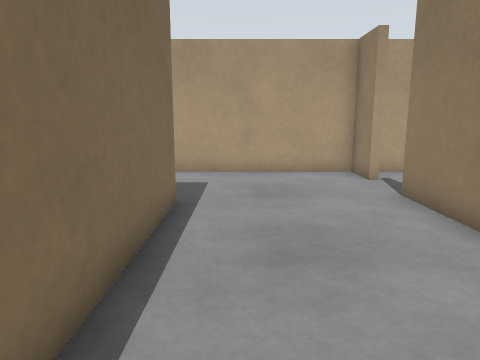
view 1 (above)

19 first-person views from a walk through a world built for the Gazebo simulator. The camera is 0.94 m above the floor, tilts 10° down and sees 70° across. The floor is counted in squares, 0.5 m on a side. Each view is taken from the middle of a square. On the plan, view 1 faces up. The plan holds only what a view shows up to about 17 squares ahead; the rest is blank. The place goes on beyond the plan. Simple shapes stand in for some stock models. Surface patterns are stand-ins for the level's own textures.

view 2
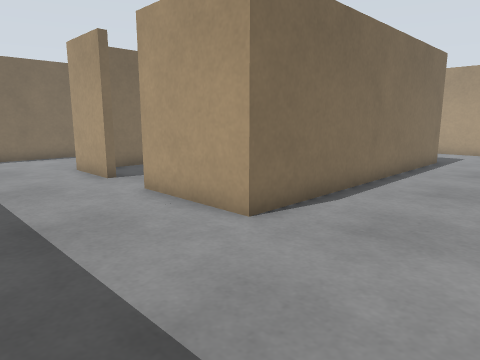

view 3
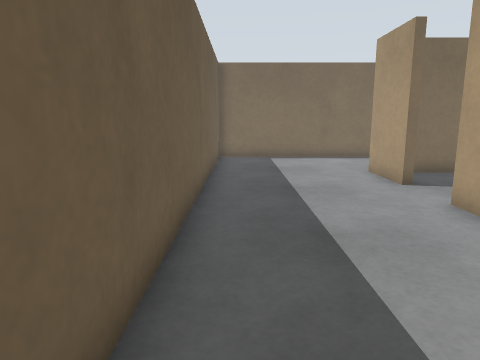

view 4
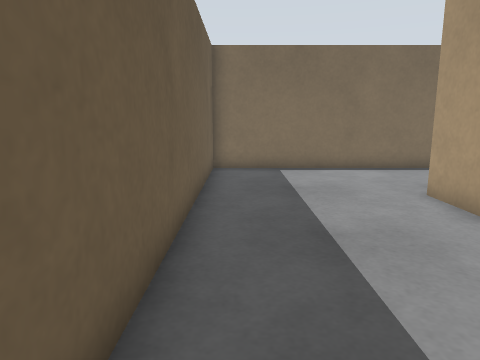

view 5
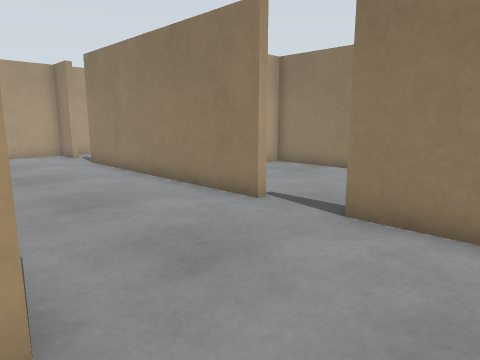

view 6
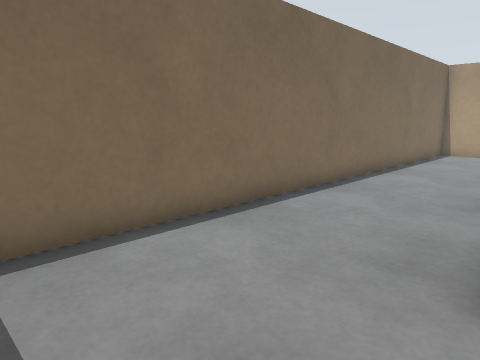

view 7
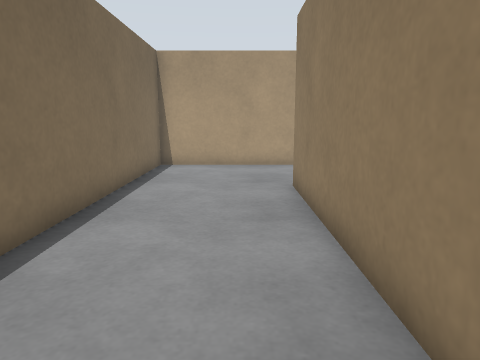

view 8
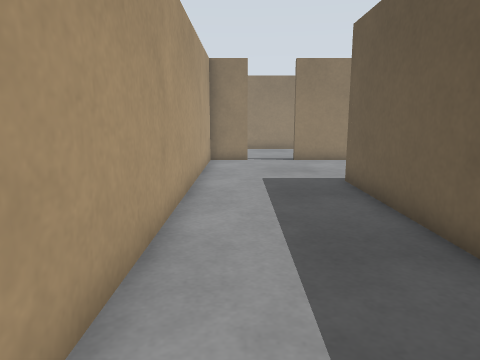

view 9
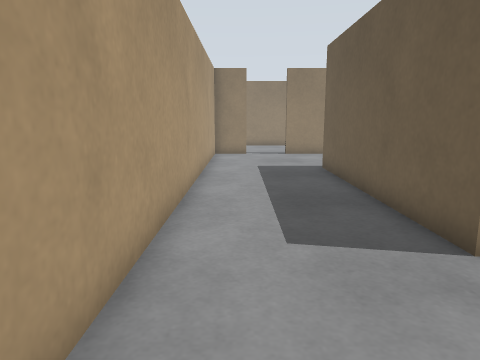

view 10
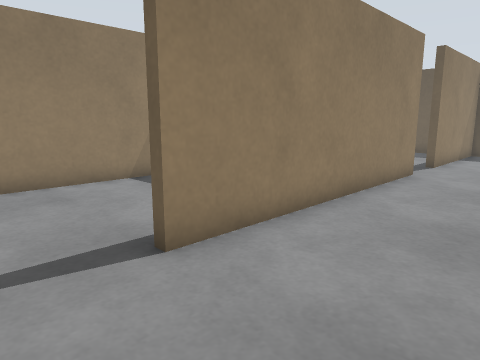

view 11
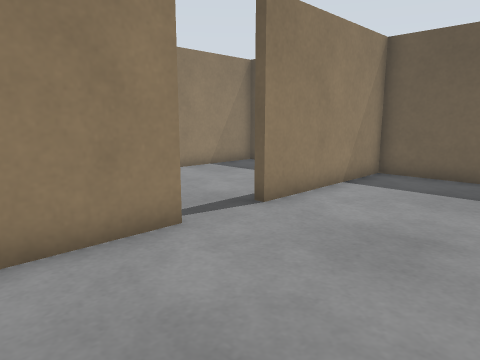

view 12
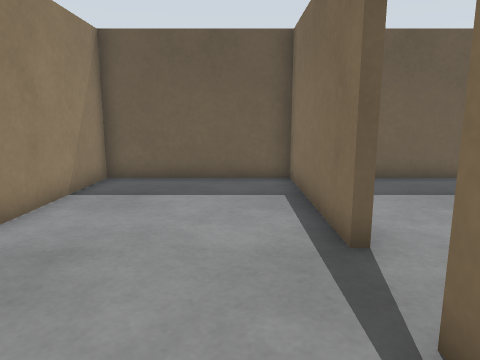

view 13
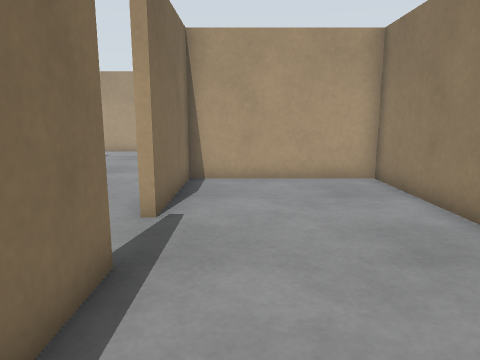

view 14
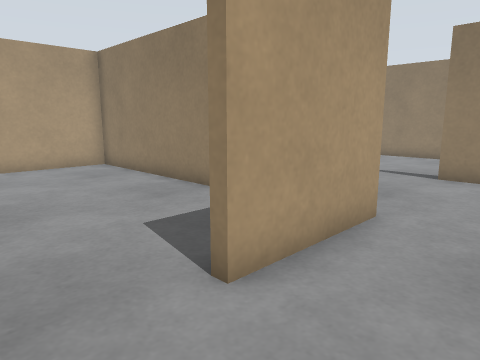

view 15
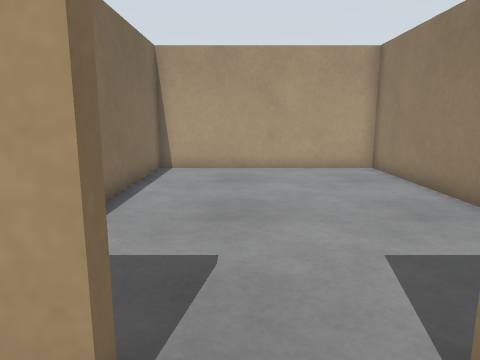

view 16
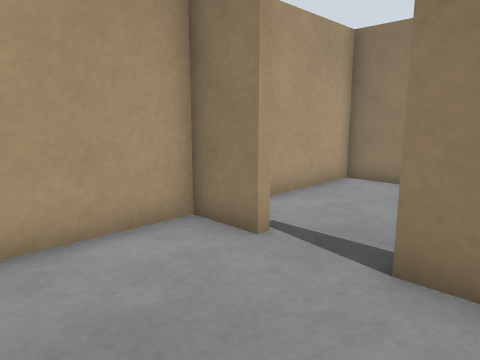

view 17
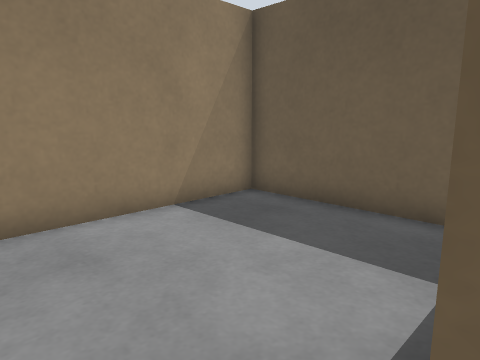

view 18
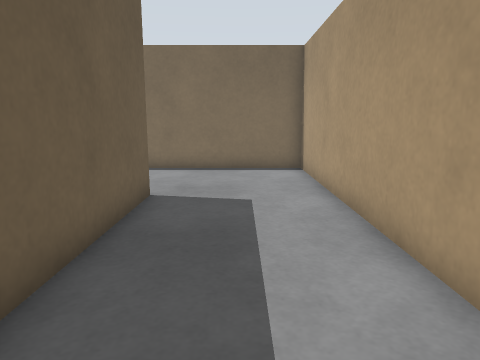

view 19
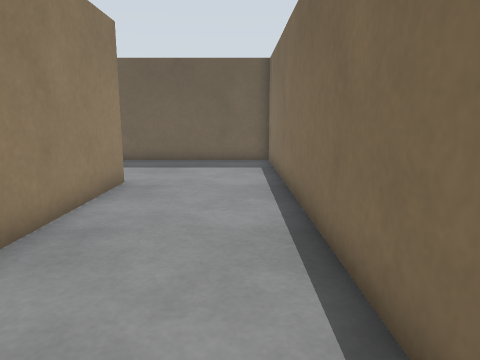

### Floor plan
Points are (right, up) in squares from view 1. A wall is a line through its corners. A room is listed if a view was taken in it or the views show most of it. See-through windows are left out.
Room 1 (views 1, 2, 3, 4, 5, 6, 7, 8, 9, 10, 11, 14, 15, 16, 18, 19)
walls: (-7.8, -3.9) (-7.8, -4.3) (-10.5, -4.3) (-10.5, 7.7) (-1.5, 7.7) (-1.5, -4.3) (-5.5, -4.3) (-5.5, -3.9); (4.1, -1.6) (4.1, 8.5); (4.1, 10.6) (4.1, 12.4) (-15.3, 12.4) (-15.3, -10) (4.1, -10) (4.1, -3.8)
ways out: opening at (4, -2.5) to room 2; opening at (4, 9.5) to room 3; opening at (-6.5, -4) to room 4
Room 2 (views 12, 13)
walls: (4.4, -3.8) (4.4, -10) (10.3, -10) (10.3, -5); (10.3, -2.2) (10.3, 2.9) (4.4, 2.9) (4.4, -1.6)
ways out: opening at (4, -2.5) to room 1
Room 3 (view 17)
walls: (5.5, 3.2) (10.3, 3.2) (10.3, 12.4) (5, 12.4)
ways out: opening at (4, 9.5) to room 1
Room 4 (no view inside)
walls: (-1.8, 0.4) (-1.8, 7.4) (-10.2, 7.4) (-10.2, 1.8); (-10.2, -1.2) (-10.2, -2.9)
ways out: opening at (-6.5, -4) to room 1

Where each view was taken, in squares from view 1:
view 1: 0 up, 0 right, facing up
view 2: 9 down, 3 right, facing up-left
view 3: 9 down, 2 right, facing left
view 4: 9 down, 2 left, facing left
view 5: 7 down, 2 left, facing up-right
view 6: 8 down, 10 left, facing up-left
view 7: 2 down, 12 left, facing up
view 8: 11 up, 12 left, facing right
view 9: 11 up, 15 left, facing right
view 10: 11 up, 0 right, facing down-right
view 11: 2 up, 1 left, facing down-right
view 12: 1 up, 6 right, facing down
view 13: 8 down, 6 right, facing up
view 14: 7 down, 8 left, facing up-right
view 15: 6 down, 7 left, facing up
view 16: 7 up, 0 right, facing up-right
view 17: 10 up, 4 right, facing down-right
view 18: 10 up, 2 left, facing left
view 19: 6 up, 14 left, facing down
